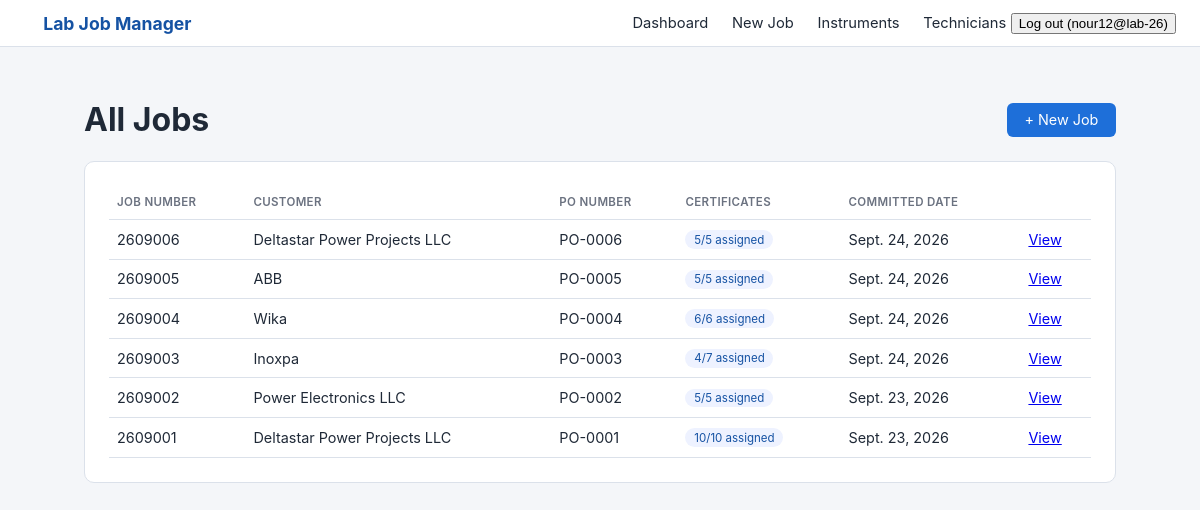
The page / (signed in) on the database as committed earlier.
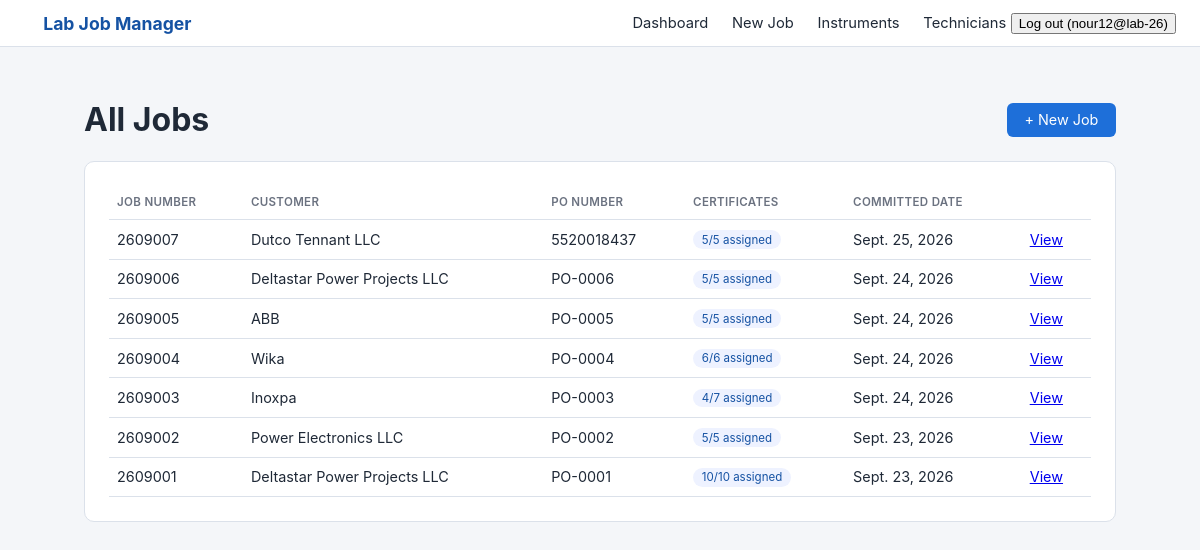
The same page on the database as committed later.
### labmanager/models.py (models this page shows, shortened)
class Job(models.Model):
    job_number = models.CharField(max_length=20, unique=True, editable=False)
    customer_name = models.CharField(max_length=200)
    customer_address = models.TextField(blank=True)
    po_number = models.CharField(max_length=100)
    quantity = models.PositiveIntegerField(help_text="Total number of certificates for this job")
    committed_date = models.DateField(null=True, blank=True)
    created_by = models.ForeignKey(User, on_delete=models.PROTECT, related_name="jobs_created")
    created_at = models.DateTimeField(auto_now_add=True)
    class Meta:
        ordering = ["-created_at"]
    @property
    def certificates_assigned_count(self):
        return sum(li.quantity for li in self.line_items.all())

class JobLineItem(models.Model):
    job = models.ForeignKey(Job, on_delete=models.CASCADE, related_name="line_items")
    instrument = models.ForeignKey(Instrument, on_delete=models.PROTECT, related_name="line_items")
    model = models.CharField(max_length=150, blank=True)
    range_from = models.DecimalField(max_digits=12, decimal_places=2, null=True, blank=True)
    range_to = models.DecimalField(max_digits=12, decimal_places=2, null=True, blank=True)
    unit = models.CharField(max_length=50, blank=True, null=True, choices=UNIT_CHOICES)
    quantity = models.PositiveIntegerField(default=1)
    assigned_to = models.ForeignKey(User, on_delete=models.PROTECT,  related_name="assigned_line_items", limit_choices_to={"role": User.Role.TECHNICIAN},)
    calibration_points = models.PositiveIntegerField(default=1)
    calibration_validity = models.CharField(max_length=100, blank=True)
    reference_procedure = models.CharField(max_length=150, blank=True, choices=REFERENCE_PROCEDURE_CHOICES)

### labmanager/views.py (the view)
# urls.py: path("", views.dashboard, name="dashboard"),
@login_required
def dashboard(request):
    if request.user.is_lab_head:
        jobs = Job.objects.all()
    else:
        jobs = Job.objects.filter(line_items__assigned_to=request.user).distinct()
    return render(request, "labmanager/dashboard.html", {"jobs": jobs})

### labmanager/models.py (called while the page is built)
    @property
    def is_lab_head(self):
        return self.role == self.Role.LAB_HEAD

### labmanager/templates/labmanager/dashboard.html (shortened to what this page needs)
{% extends "labmanager/base.html" %}
{% block content %}
<div style="display:flex;justify-content:space-between;align-items:center;">
    <h1>{% if user.is_lab_head %}All Jobs{% else %}My Assigned Jobs{% endif %}</h1>
    {% if user.is_lab_head %}
        <a class="btn" href="{% url 'job_create' %}">+ New Job</a>
    {% endif %}
</div>
<div class="card">
    <table>
        <thead>
            <tr>
                <th>Job Number</th>
                <th>Customer</th>
                <th>PO Number</th>
                <th>Certificates</th>
                <th>Committed Date</th>
                <th></th>
            </tr>
        </thead>
        <tbody>
            {% for job in jobs %}
            <tr>
                <td>{{ job.job_number }}</td>
                <td>{{ job.customer_name }}</td>
                <td>{{ job.po_number }}</td>
                <td><span class="pill">{{ job.certificates_assigned_count }}/{{ job.quantity }} assigned</span></td>
                <td>{{ job.committed_date|default:"—" }}</td>
                <td><a href="{% url 'job_detail' job.pk %}">View</a></td>
            </tr>
            {% empty %}
            <tr><td colspan="6" class="muted">No jobs yet.</td></tr>
            {% endfor %}
        </tbody>
    </table>
</div>
{% endblock %}

Rows that differ between the two databases and show on the page:
added Job: job_number "2609007", customer_name "Dutco Tennant LLC", po_number "5520018437", certificates_assigned_count "5", quantity "5", committed_date "Sept. 25, 2026"
